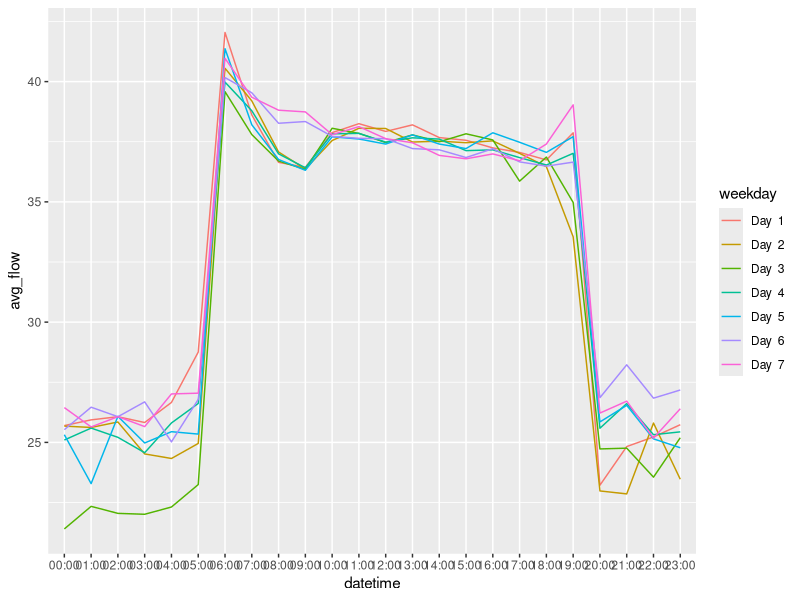

The R source for this figure:
library(ggplot2)

flowdata = read.table(file="flowdata.csv",  header=TRUE, sep=",")
avg_flow_data = subset(flowdata, select = c(datetime, avg_flow, weekday))
attach(avg_flow_data)
avg_flow_data[avg_flow>-1,]

##	split time

temptime <- read.table(textConnection(as.character(avg_flow_data$datetime)))
avg_flow_data$datetime <- temptime$V2

#week1 = avg_flow_data[weekday==1,]
#week1[order(as.Date(week1$datetime, format="%H:M")),]
#temp1 = aggregate(avg_flow ~ datetime, week1, mean)

temp1 = aggregate(avg_flow_data[2:2], by=list(avg_flow_data$weekday, avg_flow_data$datetime), mean)

##	rename col names.
colnames(temp1) <- c("weekday", "datetime", "avg_flow")

##	sort by weekday
temp1 = temp1[with(temp1, order(temp1$weekday)),]

##	rename content of weekday in order to avoid to become continuous values.
temp1$weekday <- paste("Day ", temp1$weekday)

##	output temp1 to .csv
write.csv(temp1, file = "Q1.csv")

ggplot(temp1, aes(datetime, avg_flow, color=weekday)) + geom_line(aes(group = weekday))
